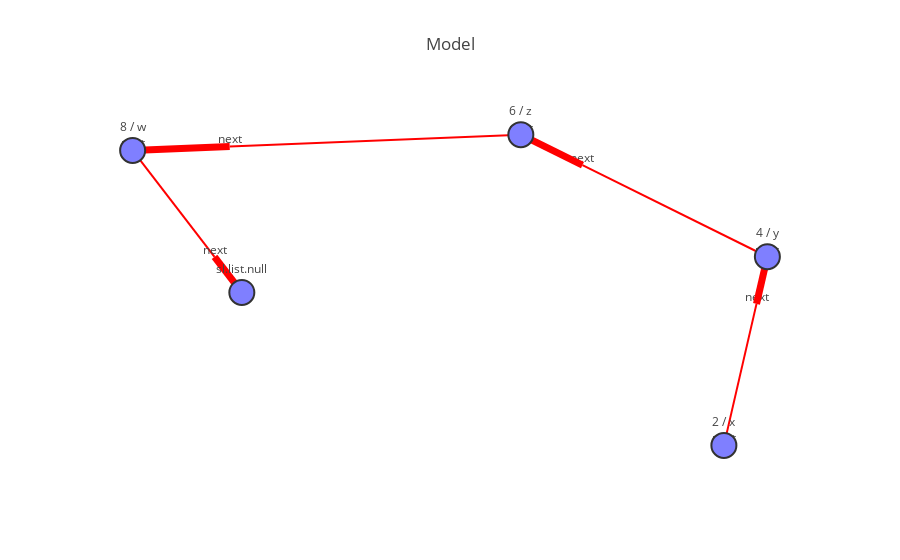

Notebook code cell kept with this figure:
### Markdown cell above
Ignore the part about the `backend`. What matters for now is that the parse result can serve as input for `encode`, `model`, `iplot` etc. just like any expression created via the API!

### Code cell
iplot(model(expr))

### Figure 1 — Plotly figure (JSON) as saved in the notebook; plotly's stock layout.template omitted (floating-point values rounded to 4 significant figures)
{"data": [{"hoverinfo": "none", "line": {"color": "red", "width": 2}, "mode": "lines+text", "text": "next", "textposition": "top", "type": "scatter", "x": [0.6848, 0.7753, null, 0.8055, 0.292, null, 0.1209, -0.6877, null, -0.9572, -0.7297, null], "y": [-1, -0.2532, null, -0.004248, 0.4791, null, 0.6402, 0.5778, null, 0.5569, -0.00546, null]}, {"hoverinfo": "none", "line": {"color": "red", "width": 7}, "mode": "lines", "type": "scatter", "x": [0.7753, 0.8055, null, 0.292, 0.1209, null, -0.6877, -0.9572, null, -0.7297, -0.6539, null], "y": [-0.2532, -0.004248, null, 0.4791, 0.6402, null, 0.5778, 0.5569, null, -0.00546, -0.1929, null]}, {"hoverinfo": "text", "marker": {"color": "rgb(127,127,255)", "line": {"color": "rgb(50,50,50)", "width": 2}, "size": 25, "symbol": "dot"}, "mode": "markers+text", "text": ["2 / x", "4 / y", "6 / z", "8 / w", "sl.list.null"], "textposition": "top", "type": "scatter", "x": [0.6848, 0.8055, 0.1209, -0.9572, -0.6539], "y": [-1, -0.004248, 0.6402, 0.5569, -0.1929]}], "layout": {"font": {"size": 12}, "hovermode": "closest", "showlegend": false, "title": "Model", "xaxis": {"showgrid": false, "showticklabels": false, "zeroline": false}, "yaxis": {"showgrid": false, "showticklabels": false, "zeroline": false}}}
